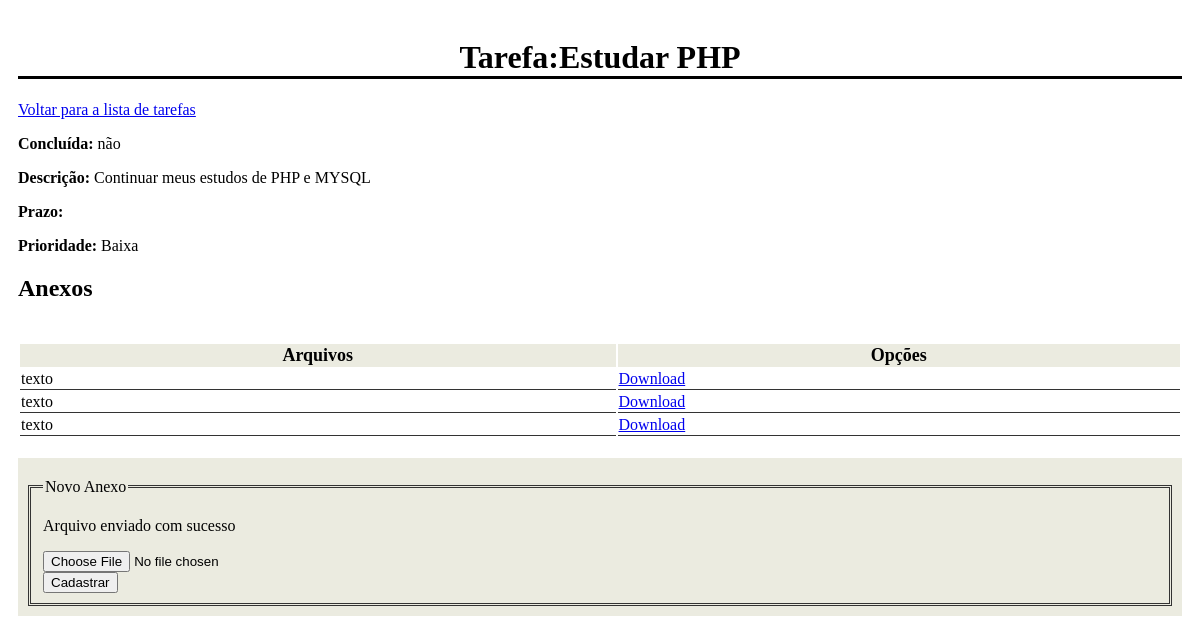
The page /tarefas/controller/tarefa.php?id=1 on the database its author committed.
### tables this page shows
CREATE TABLE `tb_tarefa` (
  `id` int(11) NOT NULL,
  `nome` varchar(20) DEFAULT NULL,
  `descricao` text DEFAULT NULL,
  `prazo` date DEFAULT NULL,
  `prioridade` int(1) DEFAULT NULL,
  `concluida` tinyint(1) DEFAULT NULL
);

CREATE TABLE `tb_anexo` (
  `id` int(11) NOT NULL,
  `tarefa_id` int(11) NOT NULL,
  `tarefa_nm` varchar(20) NOT NULL,
  `arquivo` varchar(255) NOT NULL
);

### tarefas/controller/tarefa.php (called while the page is built, shortened)
<?php
include "../model/banco.php";
include "../helper/ajudantes.php";
$tem_erros = false;
$erros_validacao = [];
$tarefa = buscar_tarefa($conexao, $_GET['id']);
$anexos = buscar_anexos($conexao,$_GET['id']);
include "../view/template_tarefa.php";

### tarefas/model/banco.php (called while the page is built, shortened)
<?php
function buscar_tarefa($conexao, $id)
{
    $SQLbusca = "SELECT * FROM tb_tarefa where id = $id";
    $SQLresultado = mysqli_query($conexao, $SQLbusca);
    return mysqli_fetch_assoc($SQLresultado);
}
function buscar_anexos($conexao, $tarefa_id)
{
    $SQL = "SELECT * FROM tb_anexo
        WHERE $tarefa_id = {$tarefa_id}";
    $SQLresultado = mysqli_query($conexao, $SQL);
    $anexos = [];
    while ($anexo = mysqli_fetch_assoc($SQLresultado)) {
        $anexos[] = $anexo;
    };
    return $anexos;
};

### tarefas/view/template_tarefa.php (the view, shortened to what this page needs)
<!DOCTYPE html>
<html lang="pt-br">
<head>
    <link rel="stylesheet" href="../css/estilo.css">
</head>
<body>
    <div class="div">
        <h1>Tarefa:<?php echo $tarefa['nome']; ?></h1>
        <p>
            <a href="../index.php">
                Voltar para a lista de tarefas
            </a>
        </p>
        <p>
            <strong>Concluída:</strong>
            <?php echo traduz_para_sim_ou_nao($tarefa['concluida']); ?>
        </p>
        <p>
            <strong>Descrição:</strong>
            <?php echo $tarefa['descricao']; ?>
        </p>
        <p>
            <strong>Prazo:</strong>
        </p>
        <p>
            <strong>Prioridade:</strong>
            <?php echo traduz_prioridade($tarefa['prioridade']); ?>
        </p>
        <h2>Anexos</h2>
    </div>
    <?php if (count($anexos) > 0) : ?>
        <table>
            <tr>
                <th>Arquivos</th>
                <th>Opções</th>
            </tr>
            <?php foreach ($anexos as $anexo) : ?>
                <tr>
                    <td><?php echo $anexo['tarefa_nm']; ?></td>
                    <td>
                        <a href="../anexos/<?php echo $anexo['arquivo']; ?>">
                            Download
                        </a>
                    </td>
                </tr>
            <?php endforeach; ?>
        </table>
    <?php else : ?>
        <p>Não há anexos para esta tarefa.</p>
    <?php endif; ?>
    <form action="" method="post" enctype="multipart/form-data">
        <fieldset>
            <legend>Novo Anexo </legend>
            <label for="">
                <?php if ($tem_erros and array_key_exists('anexo', $erros_validacao)) : ?>
                    <span class="erro">
                        <?php echo $erros_validacao['anexo']; ?>
                    </span>
                <?php else : ?>
                    <span>
                        <p>Arquivo enviado com sucesso</p>
                    </span>
                <?php endif; ?>
                <input type="file" name="anexo" id="anexo">
            </label>
            <input type="submit" value="Cadastrar">
        </fieldset>
    </form>
</body>
</html>

### tarefas/helper/ajudantes.php (shortened to what this page needs)
<?php
function traduz_prioridade($codigo){
    $prioridade = '';
    switch ($codigo) {
        case 1:
            $prioridade = 'Baixa';
            break;
    }
    print_r($prioridade);
}
function traduz_para_sim_ou_nao($concluida){
    if ($concluida == 1) {
        $exibi = "sim";
    }else{
        $exibi = "não";
    }
    echo $exibi;
}
?>

### tarefas/css/estilo.css (style rules this page uses)
h1 { text-align: center; border-bottom: solid; }
.div { margin: 0px; padding: 10px; width: auto; height: auto; }
form { margin: 10px; padding: 10px; background-color: hsl(60, 20%, 90%); }
fieldset { border: 3px double #333; color: #000; margin: 10px 0 0 0; }
label { display: block; margin: 10px 0 0 0; }
table { width: 100%; height: 100%; margin: 0px; padding: 10px; }
table th { background-color: hsl(60, 20%, 90%); font-size: 18px; }
table td { border-bottom: 1px solid #333; color: #000; }

### rows shown on the page
tb_tarefa: nome "Estudar PHP", concluida "não", descricao "Continuar meus estudos de PHP e MYSQL", prioridade "Baixa"
tb_anexo: tarefa_nm "texto"
tb_anexo: tarefa_nm "texto"
tb_anexo: tarefa_nm "texto"
